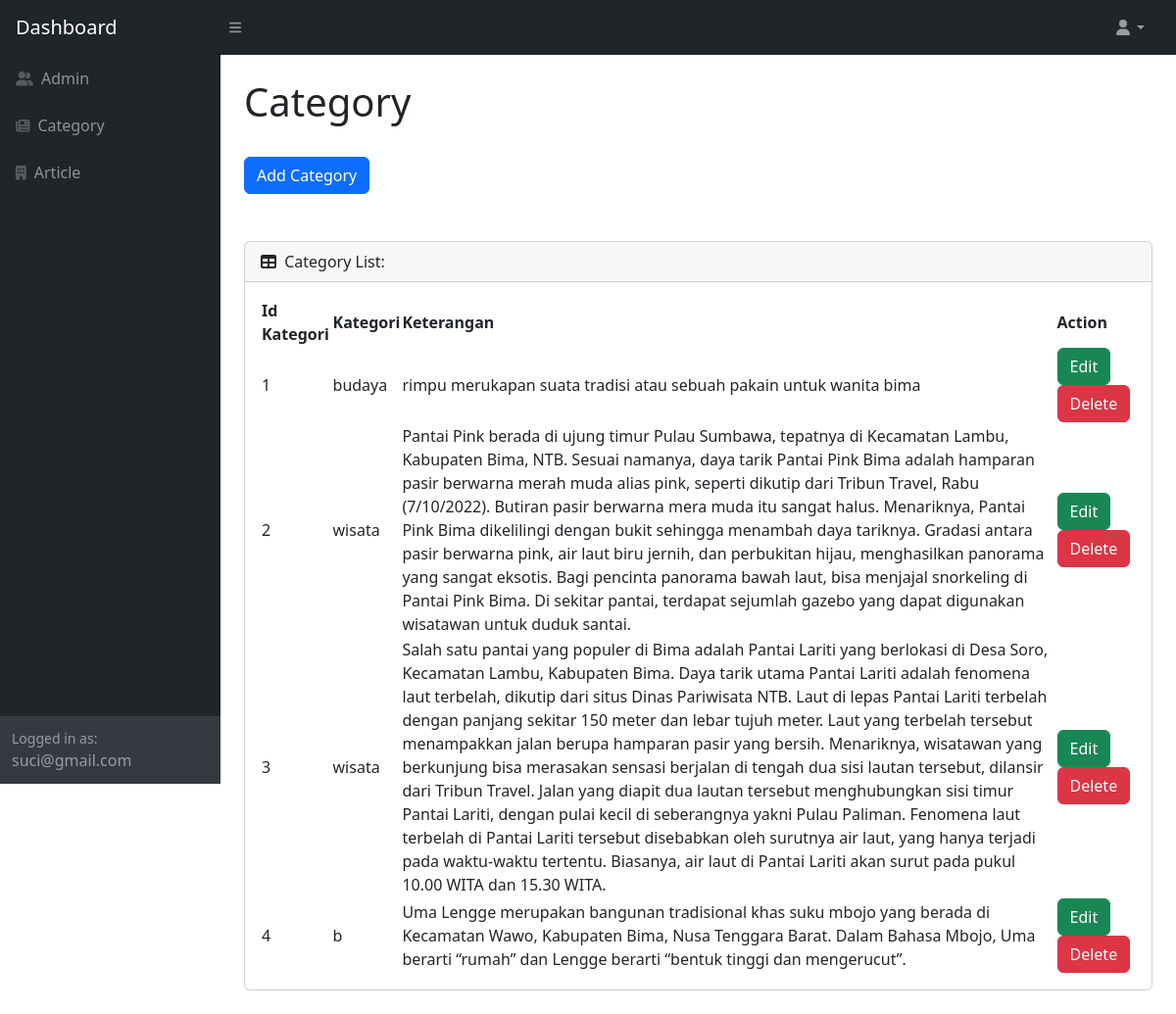
Page /AdminController/viewCategories.php (signed in) on the committed database.
### tables this page shows
CREATE TABLE `kategori` (
  `id_kategori` int(11) NOT NULL,
  `nama_kategori` varchar(100) DEFAULT NULL,
  `keterangan` text DEFAULT NULL
);

### AdminController/viewCategories.php (the view, shortened to what this page needs)
<!DOCTYPE html>
<html lang="en">
<head>
    <link href="https://cdn.jsdelivr.net/npm/simple-datatables@7.1.2/dist/style.min.css" rel="stylesheet" />
    <link href="css/styles.css" rel="stylesheet" />
</head>
<body class="sb-nav-fixed">
    <nav class="sb-topnav navbar navbar-expand navbar-dark bg-dark">
        <a class="navbar-brand ps-3" href="index.php">Dashboard</a>
        <button class="btn btn-link btn-sm order-1 order-lg-0 me-4 me-lg-0" id="sidebarToggle" href="#!"><i
                class="fas fa-bars"></i></button>
        <ul class="navbar-nav ms-auto ms-md-0 me-3 me-lg-4">
            <li class="nav-item dropdown">
                <a class="nav-link dropdown-toggle" id="navbarDropdown" href="#" role="button" data-bs-toggle="dropdown"
                    aria-expanded="false"><i class="fas fa-user fa-fw"></i></a>
            </li>
        </ul>
    </nav>
    <div id="layoutSidenav">
        <div id="layoutSidenav_nav">
            <nav class="sb-sidenav accordion sb-sidenav-dark" id="sidenavAccordion">
                <div class="sb-sidenav-menu">
                    <div class="nav">
                        <a class="nav-link" href="viewAdmin.php">
                            <div class="sb-nav-link-icon"><i class='fas fa-user-friends'></i></div>
                            Admin
                        </a>
                        <a class="nav-link" href="viewCategories.php">
                            <div class="sb-nav-link-icon"><i class="fa-solid fa-newspaper"></i></div>
                            Category
                        </a>
                        <a class="nav-link" href="viewArticle.php">
                            <div class="sb-nav-link-icon"><i class="fas fa-building"></i></div>
                            Article
                        </a>
                    </div>
                </div>
                <div class="sb-sidenav-footer">
                    <div class="small">Logged in as:</div>
                    <?= $_SESSION['email'] ?>
                </div>
            </nav>
        </div>
        <div id="layoutSidenav_content">
            <main>
                <div class="container-fluid px-4">
                    <h1 class="mt-4">Category</h1>
                    <br>
                    <button type="button" class="btn btn-primary mb-4" data-bs-toggle="modal"
                        data-bs-target="#tambah">Add Category</button>
                    <br><br>
                    <div class="card mb-4">
                        <div class="card-header"><i class="fas fa-table me-1"></i> Category List:</div>
                        <div class="card-body">
                            <table id="datatablesSimple">
                                <thead>
                                    <tr>
                                        <th>Id Kategori</th>
                                        <th>Kategori</th>
                                        <th>Keterangan</th>
                                        <th>Action</th>
                                    </tr>
                                </thead>
                                <?php
                                include "../connection.php";
                                $query = mysqli_query($conn, "SELECT * FROM kategori ORDER BY id_kategori ASC");
                                $no = 1;
                                while ($row = mysqli_fetch_array($query)):
                                    ?>
                                    <tr>
                                        <td><?= $row['id_kategori'] ?></td>
                                        <td><?= $row['nama_kategori'] ?></td>
                                        <td><?= $row['keterangan'] ?></td>
                                        <td>
                                            <a href="#" class="btn btn-success" data-bs-toggle="modal"
                                                data-bs-target="#catedit<?= $no ?>">Edit</a>
                                            <a href="#" class="btn btn-danger" data-bs-toggle="modal"
                                                data-bs-target="#cathapus<?= $no ?>">Delete</a>
                                        </td>
                                    </tr>
                                    <?php
                                    $no++;
                                endwhile;
                                ?>
                            </table>
                        </div>
                    </div>
                </div>
            </main>
</body>
</html>

### rows in the picture
kategori: id_kategori "1", nama_kategori "budaya", keterangan "rimpu merukapan suata tradisi atau sebuah pakain untuk wanita bima"
kategori: id_kategori "2", nama_kategori "wisata", keterangan "Pantai Pink berada di ujung timur Pulau Sumbawa, tepatnya di Kecamatan Lambu, Kabupaten Bima, NTB. Sesuai namanya, daya tarik Pantai Pink Bima adalah hamparan pasir berwarna merah muda alias pink, seperti dikutip dari Tribun Travel, Rabu (7/10/2022). Butiran pasir berwarna mera muda itu sangat halus. Menariknya, Pantai Pink Bima dikelilingi dengan bukit sehingga menambah daya tariknya. Gradasi antara pasir berwarna pink, air laut biru jernih, dan perbukitan hijau, menghasilkan panorama yang sangat eksotis. Bagi pencinta panorama bawah laut, bisa menjajal snorkeling di Pantai Pink Bima. Di sekitar pantai, terdapat sejumlah gazebo yang dapat digunakan wisatawan untuk duduk santai."
kategori: id_kategori "3", nama_kategori "wisata", keterangan "Salah satu pantai yang populer di Bima adalah Pantai Lariti yang berlokasi di Desa Soro, Kecamatan Lambu, Kabupaten Bima. Daya tarik utama Pantai Lariti adalah fenomena laut terbelah, dikutip dari situs Dinas Pariwisata NTB. Laut di lepas Pantai Lariti terbelah dengan panjang sekitar 150 meter dan lebar tujuh meter. Laut yang terbelah tersebut menampakkan jalan berupa hamparan pasir yang bersih. Menariknya, wisatawan yang berkunjung bisa merasakan sensasi berjalan di tengah dua sisi lautan tersebut, dilansir dari Tribun Travel. Jalan yang diapit dua lautan tersebut menghubungkan sisi timur Pantai Lariti, dengan pulai kecil di seberangnya yakni Pulau Paliman. Fenomena laut terbelah di Pantai…"
kategori: id_kategori "4", nama_kategori "b", keterangan "Uma Lengge merupakan bangunan tradisional khas suku mbojo yang berada di Kecamatan Wawo, Kabupaten Bima, Nusa Tenggara Barat. Dalam Bahasa Mbojo, Uma berarti “rumah” dan Lengge berarti “bentuk tinggi dan mengerucut”."

### other values in the picture
$_SESSION['email'] "suci@gmail.com"
